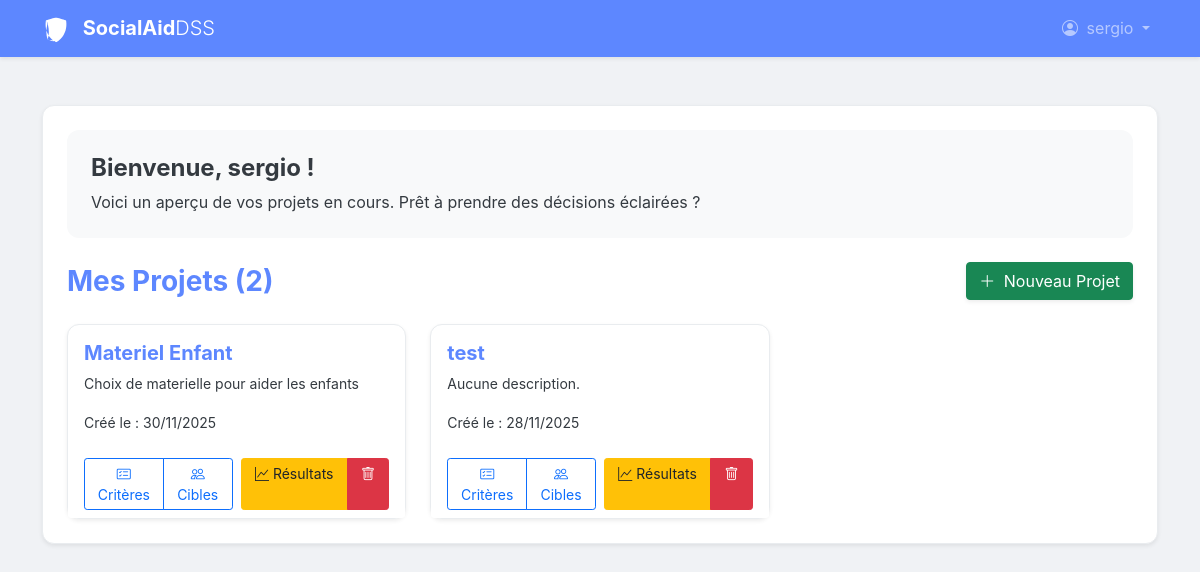
The page /vue/gestion_de_projet.php (signed in) on the database its author committed.
### tables this page shows
CREATE TABLE IF NOT EXISTS `projet` (
  `ID_PROJET` int NOT NULL AUTO_INCREMENT,
  `ID_USER` int NOT NULL,
  `NOM_PROJET` varchar(128) DEFAULT NULL,
  `DESCRIPTION_PROJET` char(255) DEFAULT NULL,
  `DATE_CREATION` datetime DEFAULT NULL,
  `methode_poids` varchar(10) NOT NULL DEFAULT 'auto' COMMENT 'Définit la méthode de pondération : auto ou manual',
  PRIMARY KEY (`ID_PROJET`),
  KEY `I_FK_PROJET_UTILISATEUR` (`ID_USER`)
);

### model/projet.model.php (called while the page is built, shortened)
<?php
function getProjectsForUser(int $userId): array {
    $pdo = dbConnect();
    $stmt = $pdo->prepare("SELECT ID_PROJET, NOM_PROJET, DESCRIPTION_PROJET, DATE_CREATION FROM projet WHERE ID_USER = ? ORDER BY DATE_CREATION DESC");
    $stmt->execute([$userId]);
    return $stmt->fetchAll();
}

### vue/gestion_de_projet.php (the view, shortened to what this page needs)
<?php
$userId = $_SESSION['ID_USER'] ?? null;
$projects = getProjectsForUser($userId);
?>
<?php
include 'header.php';
$username = $_SESSION['NOM_USER'] ?? 'Utilisateur';
?>
<div class="col-12 mb-4">
    <div class="card border-0 bg-light">
        <div class="card-body p-4">
            <h2 class="h4 fw-bold">Bienvenue, <?= htmlspecialchars($username) ?> !</h2>
            <p class="text-muted mb-0">Voici un aperçu de vos projets en cours. Prêt à prendre des décisions éclairées ?</p>
        </div>
    </div>
</div>
<div class="col-12">
    <div class="d-flex justify-content-between align-items-center mb-4">
        <h3 class="card-title text-primary fw-bold mb-0">Mes Projets (<?= count($projects) ?>)</h3>
        <button type="button" class="btn btn-success shadow-sm" data-bs-toggle="modal" data-bs-target="#createProjectModal"><i class="bi bi-plus-lg me-1"></i>
            Nouveau Projet
        </button>
    </div>
    <div class="row gy-4">
        <?php if (!empty($projects)): ?>
            <?php foreach ($projects as $project): ?>
                <div class="col-md-6 col-lg-4">
                    <div class="card h-100 shadow-sm">
                        <div class="card-body d-flex flex-column">
                            <h5 class="card-title fw-bold text-primary"><?= htmlspecialchars($project['NOM_PROJET']) ?></h5>
                            <p class="card-text text-muted small flex-grow-1">
                                <?= nl2br(htmlspecialchars($project['DESCRIPTION_PROJET'] ?: 'Aucune description.')) ?>
                            </p>
                            <p class="card-text"><small class="text-muted">Créé le : <?= htmlspecialchars(date('d/m/Y', strtotime($project['DATE_CREATION']))) ?></small></p>
                        </div>
                        <div class="card-footer bg-white border-top-0 d-flex justify-content-end gap-2">
                            <div class="btn-group w-100" role="group">
                                <a href="gestion_critere.php?project_id=<?= $project['ID_PROJET'] ?>" class="btn btn-sm btn-outline-primary" title="Gérer les critères"><i class="bi bi-card-checklist"></i> Critères</a>
                                <a href="gestion_alternatives.php?project_id=<?= $project['ID_PROJET'] ?>" class="btn btn-sm btn-outline-primary" title="Gérer les cibles"><i class="bi bi-people"></i> Cibles</a>
                            </div>
                            <div class="btn-group w-100" role="group">
                                <a href="resultats.php?project_id=<?= $project['ID_PROJET'] ?>" class="btn btn-sm btn-warning text-dark" title="Voir les résultats"><i class="bi bi-graph-up"></i> Résultats</a>
                                <a href="../actions/projet/delete.php?id=<?= $project['ID_PROJET'] ?>" onclick="return confirm('Êtes-vous sûr de vouloir supprimer ce projet ?');" class="btn btn-sm btn-danger" title="Supprimer"><i class="bi bi-trash"></i></a>
                            </div>
                        </div>
                    </div>
                </div>
            <?php endforeach; ?>
        <?php endif; ?>
    </div>
</div>
<?php
include 'footer.php';
?>

### vue/header.php (style rules this page uses)
:root { --custom-primary: #5D87FF; --custom-primary-dark: #4a6fdd; --custom-light: #f0f2f5; --custom-light-bg: #f0f2f5; --custom-dark-text: #343a40; --card-bg: #ffffff; --card-border-color: #e9ecef; --card-header-bg: #f6f8fa; --bs-box-shadow-sm: 0 .125rem .25rem rgba(0,0,0,.075); --custom-dark: #343a40; --card-header-bg: #f6f8fa; }
body { background-color: var(--custom-light-bg); font-family: 'Inter', sans-serif; color: var(--custom-dark-text); }
.card { border-radius: 12px; border: 1px solid #e9ecef; box-shadow: 0 4px 12px rgba(0,0,0,0.08); border: 1px solid var(--card-border-color); background-color: var(--card-bg); box-shadow: var(--bs-box-shadow); }
.shadow-sm { box-shadow: var(--bs-box-shadow-sm) !important; }
.text-primary { color: var(--custom-primary) !important; }
.text-muted { color: var(--bs-secondary-color) !important; }

### rows shown on the page
projet: NOM_PROJET "Materiel Enfant", DESCRIPTION_PROJET "Choix de materielle pour aider les enfants", DATE_CREATION "30/11/2025"
projet: NOM_PROJET "test", DESCRIPTION_PROJET "Aucune description.", DATE_CREATION "28/11/2025"

### other values the page prints
$_SESSION['NOM_USER'] "sergio"
$username "sergio"
count($projects) "2"
